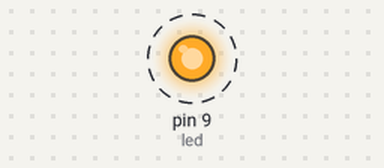
Simulated run of this sketch. Board: Arduino Uno, built with avr-gcc and run on an emulated ATmega328P. Shown: output pins drawn as LEDs (lit = HIGH). Dashed ring = blinking.

Above: at 0.5 s.
Timing chart, 0 to 4.6 s (numbered marks = the images above):
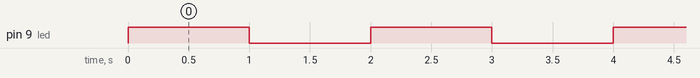

The sketch:

sketch_jul31a.ino
```cpp
int led=9;
void setup() {
pinMode(led,OUTPUT);
}

void loop() {
digitalWrite(led,1);
delay(1000);
digitalWrite(led,0);
delay(1000);
}
```

Measured:
- by itself, pin 9 (led): alternates HIGH for 1.0 s and LOW for 1.0 s
